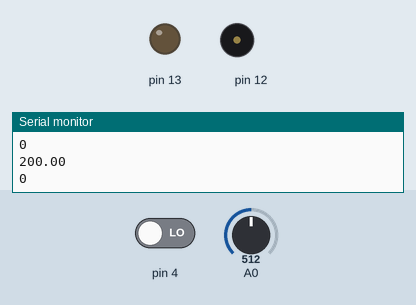
A sketch run on a simulated Arduino Uno, built with avr-gcc and run on an emulated ATmega328P. Shown: output pins drawn as LEDs (lit = HIGH), buzzer (waves = sounding), the last lines printed to the serial monitor. The test bench sets the inputs (shaded band); at power-on: pin 4 LOW, A0 = 512.

Above: at 1.2 s.
1.3 s: pin 4 driven HIGH
At 2.5 s:
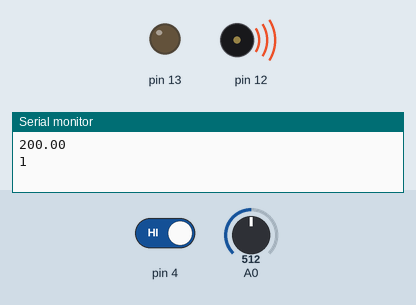
2.8 s: A0 set to 185
4.5 s: A0 set to 169
At 5.9 s:
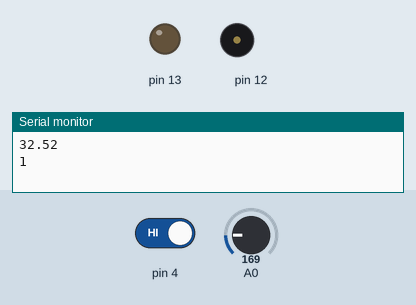
7.5 s: A0 set to 306
At 9.5 s:
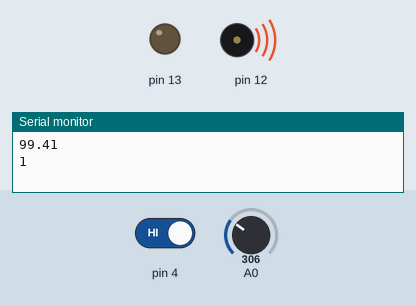
9.8 s: A0 set to 122
At 11.1 s:
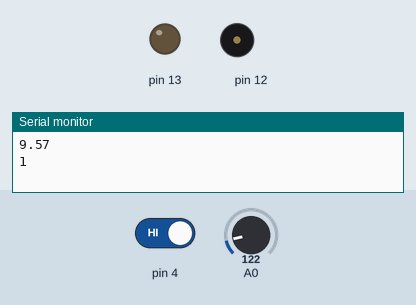
Timing chart, 0 to 12.8 s (numbered marks = the images above; inputs shaded):
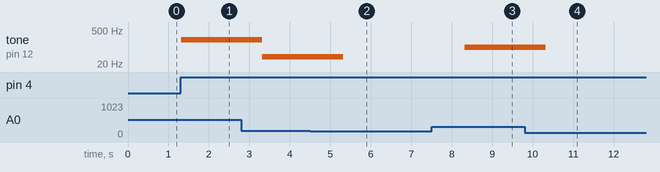

The sketch:

assignment_11.ino
```cpp
void setup()
{
  Serial.begin(9600);
  pinMode(13,OUTPUT);
  pinMode(4,INPUT);
  pinMode(12,OUTPUT);
}
void loop()
{
  int p=digitalRead(4);
  double a=analogRead(A0);
  double c=(((a/1024)*5)-0.5)*100;
  Serial.println(c);
    Serial.println(p);

  if(c>=36.7 && p==1)
  {
    tone(12,c);
    delay(1000);
    Serial.println("AS YOUR TEMPERATURE IS VERY HIGH,YOU ARE NOT ALLOWED");
    digitalWrite(13,LOW);
  }
  else if(c<=36.7 && p==1)
  {
    noTone(12);
    delay(1000);
    Serial.println("YOU CAN NOW VISIT OUR PLACE");
    digitalWrite(13,HIGH);
  }
  else
    noTone(12);
    digitalWrite(13,LOW);
}


  
```

Measured:
- after the input at 1.3 s, tone on pin 12: silent → 200 Hz at once
- after the input at 2.8 s, tone on pin 12: 200 Hz → 40 Hz after 0.52 s
- after the input at 4.5 s, tone on pin 12: 40 Hz → silent after 0.82 s
- after the input at 7.5 s, tone on pin 12: silent → 99 Hz after 0.82 s
- after the input at 9.8 s, tone on pin 12: 99 Hz → silent after 0.53 s
